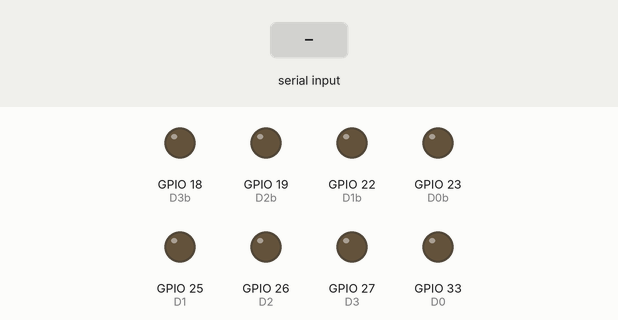
A sketch run on a simulated ESP32. Parts: output pins drawn as LEDs (lit = HIGH). The test bench sets the inputs (shaded band). Nothing arrives over Bluetooth unless stated; what the sketch prints to the serial monitor is not drawn.

Above: at 1.2 s.
1.3 s: "W" received over the second serial link
At 1.9 s:
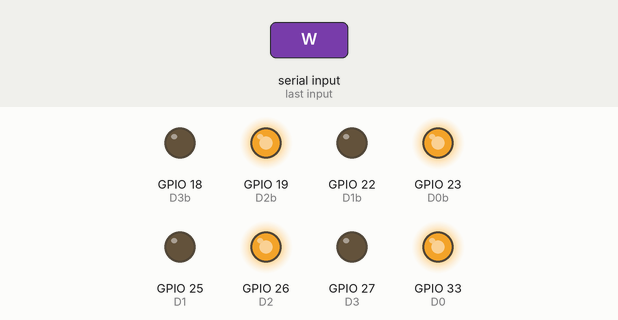
2.8 s: "A" received over the second serial link
At 4.0 s:
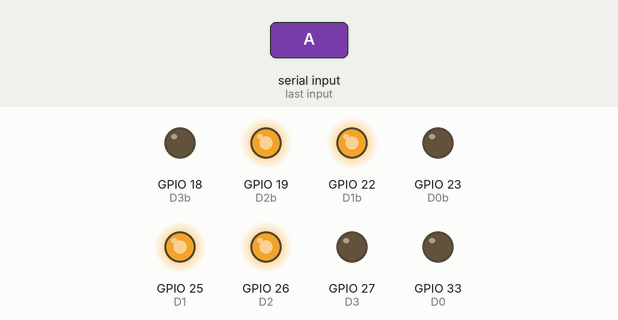
4.3 s: "S" received over the second serial link
At 5.4 s:
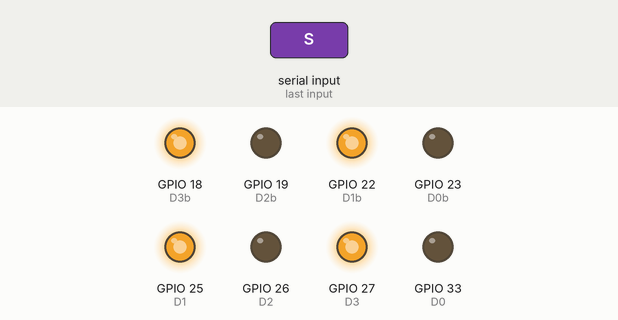
5.8 s: "D" received over the second serial link
At 6.5 s:
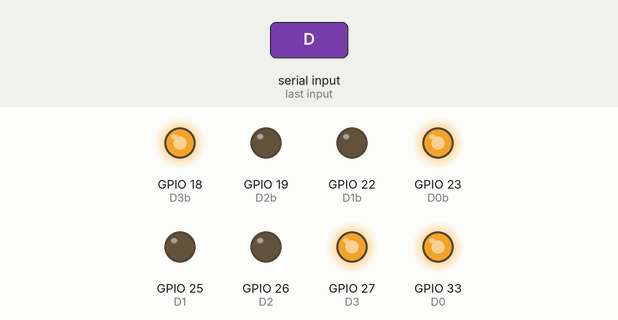
7.3 s: "R" received over the second serial link
At 7.7 s:
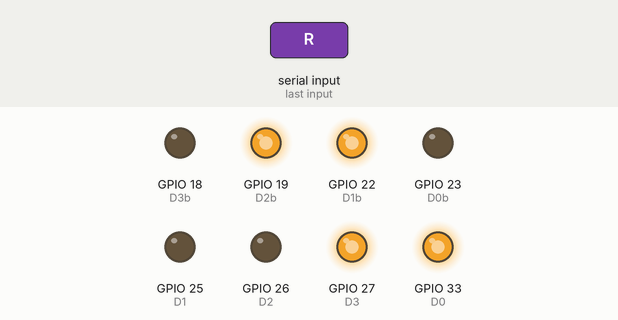
8.8 s: "L" received over the second serial link
At 10.0 s:
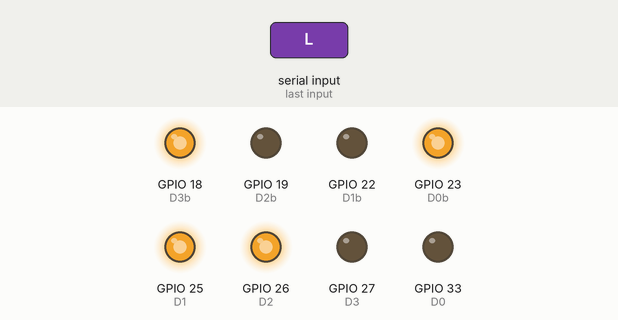
Timing chart, 0 to 11.3 s (numbered marks = the images above; inputs shaded):
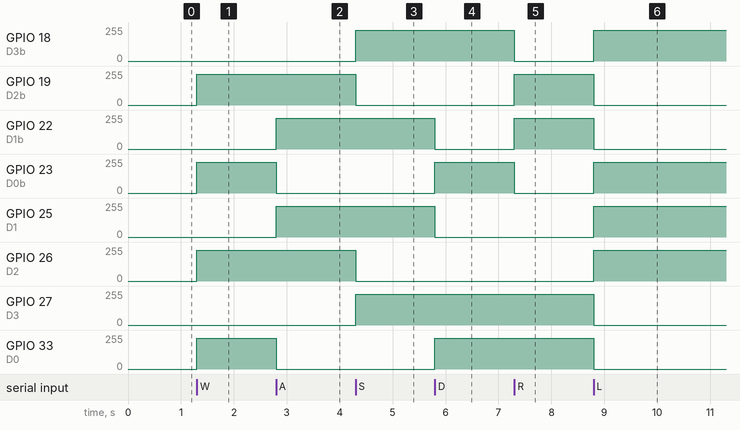

The sketch:

main.ino
```cpp
#define W 'W'
#define A 'A'
#define S 'S'
#define D 'D'
#define L 'L'
#define R 'R'
#define Q 'Q'
#define E 'E'
#define Z 'Z'
#define X 'X'
#define P 'P'
#include <BluetoothSerial.h>
//#include <ESP32Servo.h>
//Servo servo1;  // create servo object to control a servo
//Servo servo2;  // create servo object to control a servo
// twelve servo objects can be created on most boards

//int pos = 0;

BluetoothSerial SerialBT;

const int IR = 15; //ИК приемник
const int D0 = 33; // Мотор 1 - направление A
const int D1 = 25; // Мотор 1 - направление B
const int D2 = 26; // Мотор 2 - направление A
const int D3 = 27; // Мотор 2 - направление B

const int D0b = 23; // Мотор 3 - направление A
const int D1b = 22; // Мотор 3 - направление B
const int D2b = 19; // Мотор 4 - направление A
const int D3b = 18; // Мотор 4 - направление B

const int PWM_FREQ = 1000;      // Частота PWM 1 кГц
const int PWM_RESOLUTION = 8;   // 8-bit разрешение (0-230)

void setup() {
  Serial.begin(115200);

  SerialBT.begin("WinLeaders_1");

  // Настройка PWM для каждого пина
  ledcAttach(D0, PWM_FREQ, PWM_RESOLUTION);
  ledcAttach(D1, PWM_FREQ, PWM_RESOLUTION);
  ledcAttach(D2, PWM_FREQ, PWM_RESOLUTION);
  ledcAttach(D3, PWM_FREQ, PWM_RESOLUTION);

  ledcAttach(D0b, PWM_FREQ, PWM_RESOLUTION);
  ledcAttach(D1b, PWM_FREQ, PWM_RESOLUTION);
  ledcAttach(D2b, PWM_FREQ, PWM_RESOLUTION);
  ledcAttach(D3b, PWM_FREQ, PWM_RESOLUTION);

  Serial.println("Моторы инициализированы");
}

void loop() {
  if (SerialBT.available()) {
    char cmd = SerialBT.read();

    switch(cmd) {
      case 'W': moveForward(230); break;
      case 'A': moveLeft(230); break;
      case 'S': moveBackward(230); break;
      case 'D': moveRight(230); break;
      case 'R': turnRight(230); break;
      case 'L': turnLeft(230); break;
      case 'Q':
        ledcWrite(D2, 230);
        ledcWrite(D3, 0);
        ledcWrite(D2b, 230);
        ledcWrite(D3b, 0);
        break;
      case 'E':
        ledcWrite(D0, 230);
        ledcWrite(D1, 0);
        ledcWrite(D0b, 230);
        ledcWrite(D1b, 0);
        break;
      case 'Z':
        ledcWrite(D2, 0);
        ledcWrite(D3, 230);
        ledcWrite(D2b, 0);
        ledcWrite(D3b, 230);
        break;
      case 'X':
        ledcWrite(D0, 0);
        ledcWrite(D1, 230);
        ledcWrite(D0b, 0);
        ledcWrite(D1b, 230);
        break;
      case 'P': stopMotors(); break;

      default: break;
    }
  }
}

// Движение вперёд
void moveForward(int speed) {
  // Мотор 1 вперёд
  ledcWrite(D0, speed);
  ledcWrite(D1, 0);

  // Мотор 2 вперёд
  ledcWrite(D2, speed);
  ledcWrite(D3, 0);

  // Мотор 3 вперёд
  ledcWrite(D0b, speed);
  ledcWrite(D1b, 0);

  // Мотор 4 вперёд
  ledcWrite(D2b, speed);
  ledcWrite(D3b, 0);
}

// Движение назад
void moveBackward(int speed) {
  // Мотор 1 назад
  ledcWrite(D0, 0);
  ledcWrite(D1, speed);

  // Мотор 2 назад
  ledcWrite(D2, 0);
  ledcWrite(D3, speed);

  // Мотор 3 назад
  ledcWrite(D0b, 0);
  ledcWrite(D1b, speed);

  // Мотор 4 назад
  ledcWrite(D2b, 0);
  ledcWrite(D3b, speed);
}

// Движение вправо
void moveRight(int speed) {
  // Мотор 1 вперед
  ledcWrite(D0, speed);
  ledcWrite(D1, 0);

  // Мотор 2 назад
  ledcWrite(D2, 0);
  ledcWrite(D3, speed);

  // Мотор 3 вперед
  ledcWrite(D0b, speed);
  ledcWrite(D1b, 0);

  // Мотор 4 назад
  ledcWrite(D2b, 0);
  ledcWrite(D3b, speed);
}

// Движение вправо
void moveLeft(int speed) {
  // Мотор 1 назад
  ledcWrite(D0, 0);
  ledcWrite(D1, speed);

  // Мотор 2 вперед
  ledcWrite(D2, speed);
  ledcWrite(D3, 0);

  // Мотор 3 назад
  ledcWrite(D0b, 0);
  ledcWrite(D1b, speed);

  // Мотор 4 впереж
  ledcWrite(D2b, speed);
  ledcWrite(D3b, 0);
}

// Движение вправо
void turnRight(int speed) {
  // Мотор 1 вперед
  ledcWrite(D0, speed);
  ledcWrite(D1, 0);

  // Мотор 2 вперед
  ledcWrite(D2, 0);
  ledcWrite(D3, speed);

  // Мотор 3 назад
  ledcWrite(D0b, 0);
  ledcWrite(D1b, speed);

  // Мотор 4 назад
  ledcWrite(D2b, speed);
  ledcWrite(D3b, 0);
}

void turnLeft(int speed) {
  // Мотор 1 назад
  ledcWrite(D0, 0);
  ledcWrite(D1, speed);

  // Мотор 2 вперед
  ledcWrite(D2, speed);
  ledcWrite(D3, 0);

  // Мотор 3 вперед
  ledcWrite(D0b, speed);
  ledcWrite(D1b, 0);

  // Мотор 4 назад
  ledcWrite(D2b, 0);
  ledcWrite(D3b, speed);
}

// Остановка моторов
void stopMotors() {
  ledcWrite(D0, 0);
  ledcWrite(D1, 0);
  ledcWrite(D2, 0);
  ledcWrite(D3, 0);
  ledcWrite(D0b, 0);
  ledcWrite(D1b, 0);
  ledcWrite(D2b, 0);
  ledcWrite(D3b, 0);
}
```

Measured:
- after the input at 1.3 s, GPIO 19 (D2b), GPIO 23 (D0b), GPIO 26 (D2), GPIO 33 (D0): 0/255 → 229/255 at once
- after the input at 2.8 s, GPIO 22 (D1b), GPIO 25 (D1): 0/255 → 229/255 at once; GPIO 23 (D0b), GPIO 33 (D0): 229/255 → 0/255 at once
- after the input at 4.3 s, GPIO 18 (D3b), GPIO 27 (D3): 0/255 → 229/255 at once; GPIO 19 (D2b), GPIO 26 (D2): 229/255 → 0/255 at once
- after the input at 5.8 s, GPIO 22 (D1b), GPIO 25 (D1): 229/255 → 0/255 at once; GPIO 23 (D0b), GPIO 33 (D0): 0/255 → 229/255 at once
- after the input at 7.3 s, GPIO 18 (D3b), GPIO 23 (D0b): 229/255 → 0/255 at once; GPIO 19 (D2b), GPIO 22 (D1b): 0/255 → 229/255 at once
- after the input at 8.8 s, GPIO 18 (D3b), GPIO 23 (D0b), GPIO 25 (D1), GPIO 26 (D2): 0/255 → 229/255 at once; GPIO 19 (D2b), GPIO 22 (D1b), GPIO 27 (D3), GPIO 33 (D0): 229/255 → 0/255 at once
